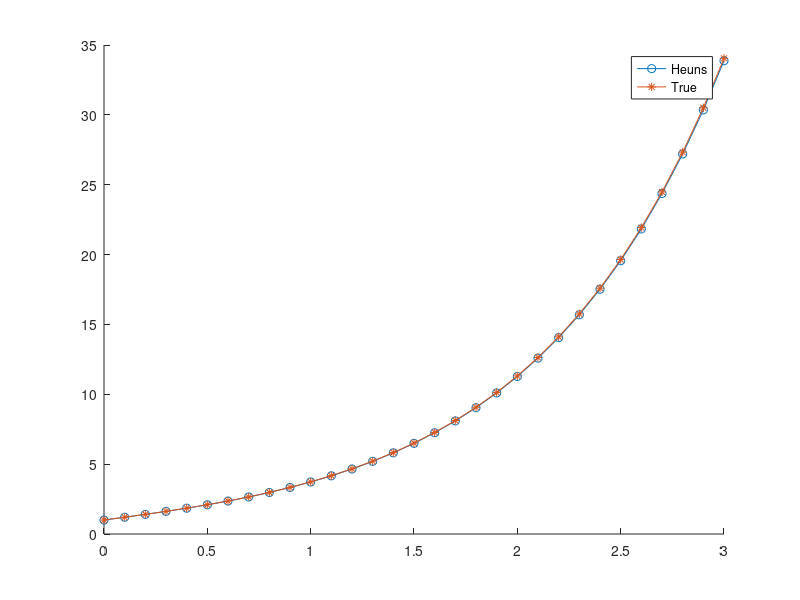

MATLAB code for this plot:
%% Higher order systems 
clear
%Defining F, where our IVP was given by du/dt = F(t,u), where F,u are
%vector valued.

% A= @(t) [0 1 0; 0 0 1; -2/t^3 2/t^2 -1/t];
A= @(t) [0 1 0; 0 0 1; 2 1 -2];
F=@(t,u) A(t)*u + [0; 0; exp(t)];

%true solution
y_exact=@(t) (43/36)*exp(t) + (1/4)*exp(-t) -(4/9)*exp(-2*t) +(1/6)*t.*exp(t);
%initial conditions
u0=[1; 2; 0];
a=0; b=3; h=0.1;


N=(b-a)/h;
t = a:h:b;
u = zeros(3,N+1);
u(:,1) = u0;
%Heun's scheme's loop
for i=1:N
    u(:,i+1) = u(:,i) + h/2.* ( F(t(i),u(:,i)) + F(t(i+1), u(:,i)+h.*F(t(i),u(:,i)) ));
end

figure();
hold on
plot(t,u(1,:),'-o','DisplayName','Heuns')

plot(t,y_exact(t),'-*','DisplayName','True')
legend();